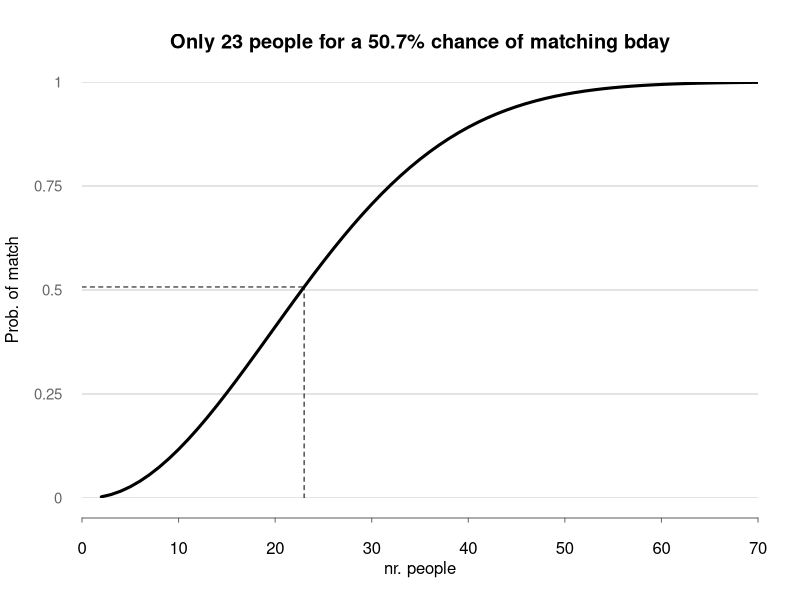
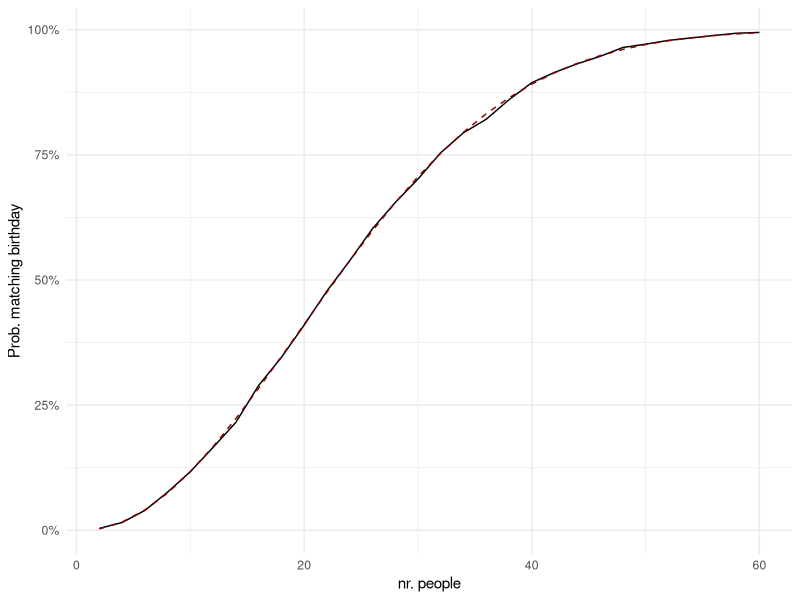
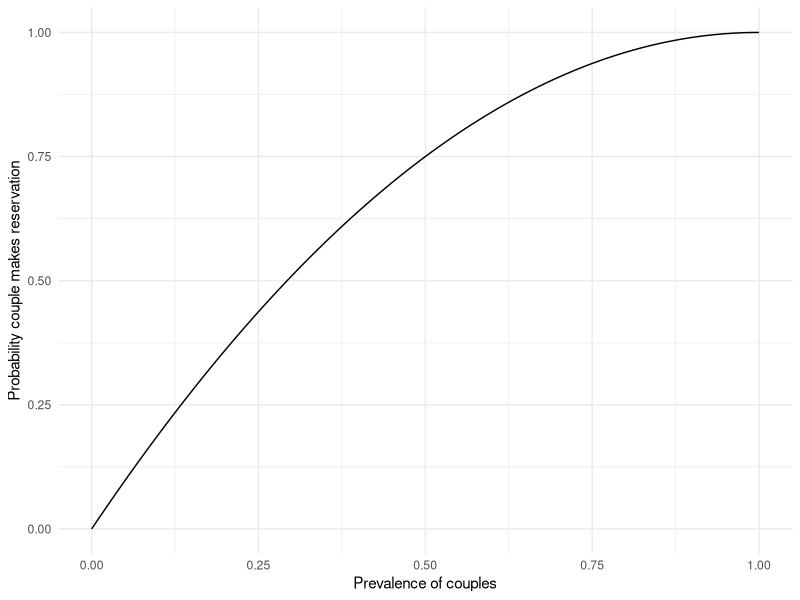
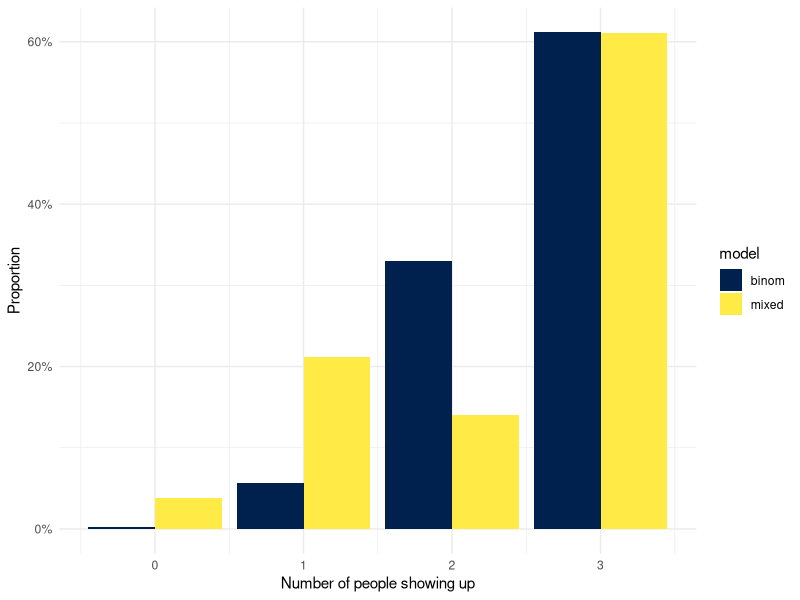
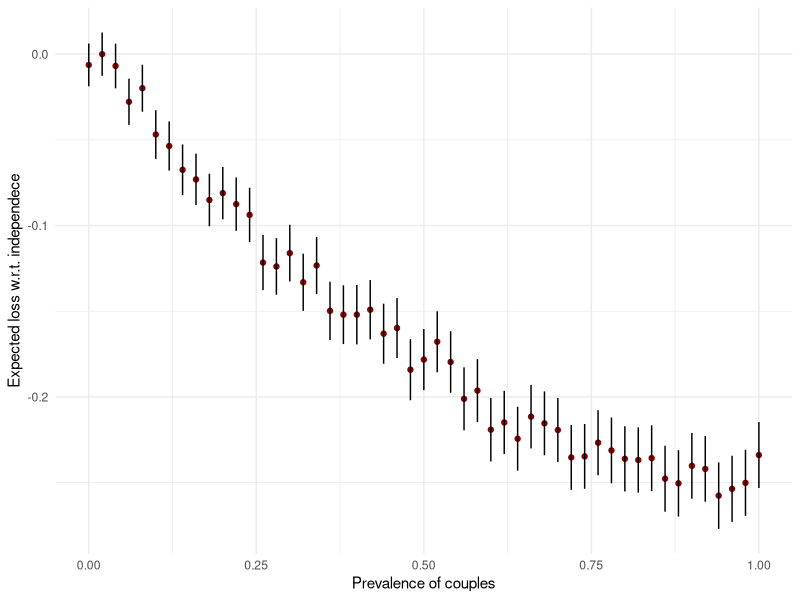
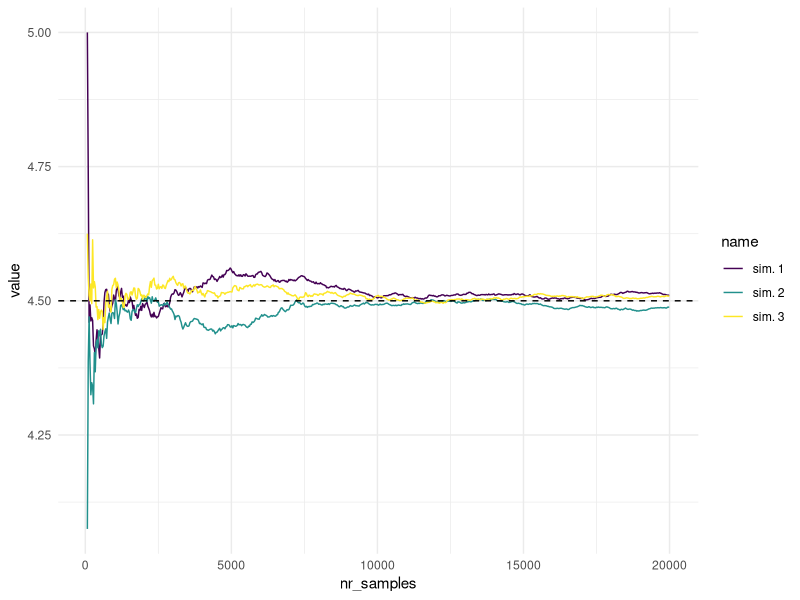
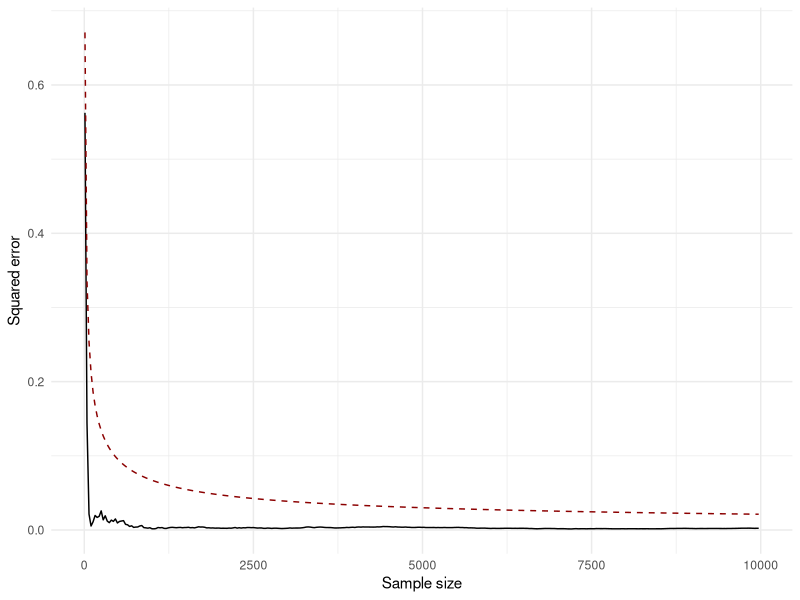

Recreate these plots in R, in order.
## ---- chunk 1
#| warning: false

library(tidyverse)
library(viridisLite)
## ---- chunk 2
#| fig-cap: "Analytical solution"

sim <- tibble(
    nr_people = 2:70,
    prob = sapply(nr_people, \(x) 1 - prod((366 - 1:x) / 365))
)

prob_half <- sim |> 
    mutate(diff = abs(0.5-prob)) |> 
    arrange(diff) |> first()

prob_half
## ---- chunk 3
#| code-fold: true

par(# mar = c(3, 3, 3, 3),  # Dist' from plot to side of page
    mgp = c(3, 1, 0),       # Dist' plot to label
    las = 1,                # Rotate y-axis text
    tck = -.01,             # Reduce tick length
    xaxs = "i", yaxs = "i"  # Remove plot padding
) 

plot(
    x = sim$nr_people, y = sim$prob, type = "l", 
    ylab = "Prob. of match", xlab = "nr. people", lwd=3,
    main = paste0(
        "Only ", prob_half$nr_people, " people for a ", 
        round(prob_half$prob * 100, 1), "% chance of matching bday"
    ),
    axes = FALSE, # Don't plot the axes
	frame.plot = FALSE, # Remove the frame
	xlim = c(0, 70), ylim = c(0, 1), # Limits
	panel.first = abline(h = seq(0, 1, 0.25), col = "grey80")
)
segments(
    x0 = prob_half$nr_people, y0 = 0, 
    x1 = prob_half$nr_people, y1 = prob_half$prob,
    lty="dashed"
)
segments(
    x0 = 0, y0 = prob_half$prob, 
    x1 = prob_half$nr_people, y1 = prob_half$prob, 
    lty="dashed"
)
at <- pretty(sim$nr_people)
axis(side = 1, at = at, col = "grey40", line = 1, cex = 0.7)
at <- seq(0, 1, 0.25)
mtext(side = 2, text = at, at = at, col = "grey40", line = 1, cex = 0.9)
## ---- chunk 4
nr_people <- 30

simulate_birthdays <- function(nr_people, nr_sim = 10000) {
	birthday_events <- replicate(n = nr_sim, {
		birthdays <- sample(x = 1:365, size = nr_people, replace = TRUE)
		anyDuplicated(birthdays) > 0
	})
	mean(birthday_events)  # this returns implicitly!
}

pr_same_bday <- simulate_birthdays(nr_people)
bday_match_size <- sapply(2:90, simulate_birthdays, nr_sim = 10000)
## ---- chunk 5
summarised <- tidyr::crossing(
        people = seq(2, 60, 2), 
        trial  = 1:10000,
    ) |>
    dplyr::mutate(
        birthday = purrr::map(people, \(x) sample(365, x, replace = TRUE)), 
        multiple = purrr::map_lgl(birthday, \(x) any(duplicated(x)))
    ) |>
    dplyr::group_by(people) |>
    dplyr::summarise(chance = mean(multiple)) |>
    dplyr::mutate(
        # sapply would work too here
        analytical_solution = purrr::map_dbl(people, \(x) 1 - prod((366 - 1:x) / 365))
    )

# Visualizing the probability
ggplot(summarised) +
    geom_line(aes(people, chance)) +
    geom_line(aes(people, analytical_solution), lty="dashed", color = "darkred") + 
    scale_y_continuous(labels = scales::percent_format()) +
    labs(y = "Prob. matching birthday", x = "nr. people") + 
    theme_minimal()
## ---- chunk 6
set.seed(13131)

prevalence_couples <- 0.6
prob_couple <- 0.6 + 0.4 * 0.6  # (1 - (1 - 0.6)**2)
prob_showup <- 0.85

# validate final proportion of couples and individuals
replicate(n = 10000, {
    first <- ifelse(rbinom(1, 1, prevalence_couples) == 1, "CC", "I")
    second <- ifelse(first == "CC", "", 
        ifelse(rbinom(1, 1, prevalence_couples) == 1, "CC", "I"))
    third <- ifelse(second == "I", "I", "")
    paste0(first, second, third)
}) |> grepl(pattern = "C") |> table() / 10000
## ---- chunk 7
simulate_customers <- function(
    prevalence_couples = 0.6,
    prob_showup = 0.85,
    nr_sim = 10000
) {
    prob_couple <- prevalence_couples + 
        (1 - prevalence_couples) * prevalence_couples

    replicate(n = nr_sim, {
        has_couple <- rbinom(1, 1, prob_couple)
        y_ind <- rbinom(1, 3 - 2*has_couple, prob_showup)
        y_mix <- has_couple * 2 * rbinom(1, 1, prob_showup^2)
        y_ind + y_mix
    }) |> table() / nr_sim
}

simulate_customers()
## ---- chunk 8
tibble(
    prevalence_couples = seq(0, 1, 0.01),
    prob_couple = prevalence_couples + (1 - prevalence_couples) * prevalence_couples
) |> 
    ggplot(aes(x = prevalence_couples, y = prob_couple)) + 
    geom_line() + 
    labs(x = "Prevalence of couples", y = "Probability couple makes reservation") + 
    theme_minimal()
## ---- chunk 9
nr_sim <- 10000
tibble(
    has_couple = rbinom(nr_sim, 1, prob_couple),
    nr_individ = 3 - 2*has_couple,
    y_ind = purrr::map_int(nr_individ, \(x) rbinom(1, x, prob_showup)),
    y = y_ind + has_couple * 2 * purrr::map_int(has_couple, \(x) rbinom(1, 1, prob_showup^2)),
    model = "mixed"
) |> 
    select(y, model) |>
    rbind(tibble(
        y = rbinom(nr_sim, 3, prob_showup),
        model = "binom"
    )) |>
    group_by(model) |>
    count(y) |>
    mutate(prob = n / sum(n)) |>
    ggplot(aes(x = y, y = prob, fill = model)) + 
    geom_col(position = "dodge") + 
    labs(x = "Number of people showing up", y = "Proportion") +
    scale_fill_viridis_d(option = "E") + 
    scale_y_continuous(labels = scales::percent_format()) + 
    theme_minimal()
## ---- chunk 10
set.seed(11131)

prob_grid <- seq(0, 1, 0.02)
sapply(
    prob_grid, 
    FUN = \(x) simulate_customers(prevalence_couples = x, prob_showup = 0.85, nr_sim = nr_sim)
) |> t() |> data.frame() |> tibble() |>
    mutate(
        prevalence = prob_grid,
        expect = 0 * X0 + 1 * X1 + 2 * X2 + 3 * X3,
        variance = (0^2*X0 + 1^2*X1 + 2^2*X2 + 3^2*X3) - expect ^2,
        loss_due_couples = expect - max(expect),
        loss_upper = loss_due_couples + 2 * sqrt(variance / nr_sim),
        loss_lower = loss_due_couples - 2 * sqrt(variance / nr_sim)
    ) |>
    ggplot(aes(x = prevalence, y = loss_due_couples)) + 
    geom_point(color = "darkred") +
    geom_segment(aes(
        y = loss_lower, yend = loss_upper, 
        x = prevalence, xend = prevalence
    )) +
    labs(x = "Prevalence of couples", y = "Expected loss w.r.t. independece") + 
    theme_minimal()
## ---- chunk 11
set.seed(137) # careful when setting seed to even number
nr_sim_pois <- 100000
lln_pois <- replicate(n = 3, {
    pois_sim <- rpois(nr_sim_pois, 4.5)
    seq(10, nr_sim_pois, 30) |> 
    sapply(\(x) pois_sim[1:x] |> mean())
}) |> data.frame() |> tibble()

lln_pois |>
    mutate(nr_samples = 10 + row_number() * 30) |> 
    pivot_longer(cols = c("X1", "X2", "X3")) |> 
    mutate(name = case_when(
        name == "X1" ~ "sim. 1",
        name == "X2" ~ "sim. 2",
        name == "X3" ~ "sim. 3"
    )) |>
    filter(nr_samples > 60 & nr_samples < 20000) |>
    ggplot(aes(x = nr_samples, y = value, col = name)) + 
    geom_line() + 
    geom_hline(yintercept = 4.5, lty = "dashed") + 
    scale_color_viridis_d() +
    theme_minimal()
## ---- chunk 12
lln_pois |>
    mutate(nr_samples = 10 + (row_number() - 1) * 30) |> 
    filter(nr_samples >= 10 & nr_samples < 10000) |>
    mutate(theoretical = sqrt(4.5) / sqrt(nr_samples)) |>
    pivot_longer(cols = c("X1", "X2", "X3")) |> 
    mutate(name = case_when(
        name == "X1" ~ "sim. 1",
        name == "X2" ~ "sim. 2",
        name == "X3" ~ "sim. 3",
    )) |>
    mutate(sq_err = (value - 4.55)^2) |>
    group_by(nr_samples) |> summarise(sq_err = mean(sq_err), theoretical = mean(theoretical)) |>
    ggplot(aes(x = nr_samples, y = sq_err)) + 
    geom_line() + 
    geom_line(aes(x = nr_samples, y = theoretical), lty="dashed", col="darkred") +
    scale_color_viridis_d() +
    labs(x = "Sample size", y = "Squared error") +
    theme_minimal()
